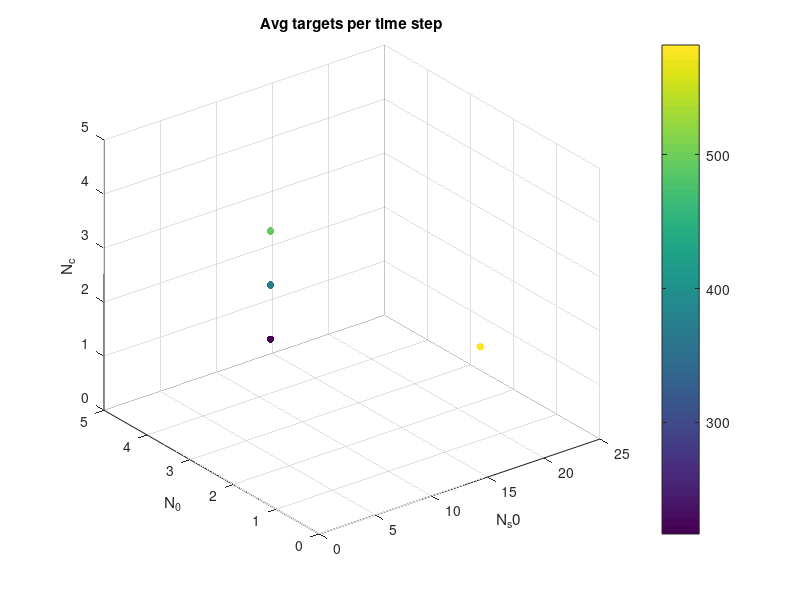

Source code (MATLAB):
clear; clc; close all

%%

DV_m_r = [11., 11., 11., 22.;
       4.,  4.,  4.,  2.;
       1.,  2.,  3.,  1.];

num_targets_mean = [216.47258904, 372.81252501, 495.92537015, 582.09663866];

figure()
scatter3(DV_m_r(1, :), DV_m_r(2, :), DV_m_r(3, :), 30, num_targets_mean, 'filled')
colorbar
grid on
xlim([0, 25])
ylim([0, 5])
zlim([0, 5])
xlabel('N_s0');
ylabel('N_0');
zlabel('N_c');
title('Avg targets per time step');